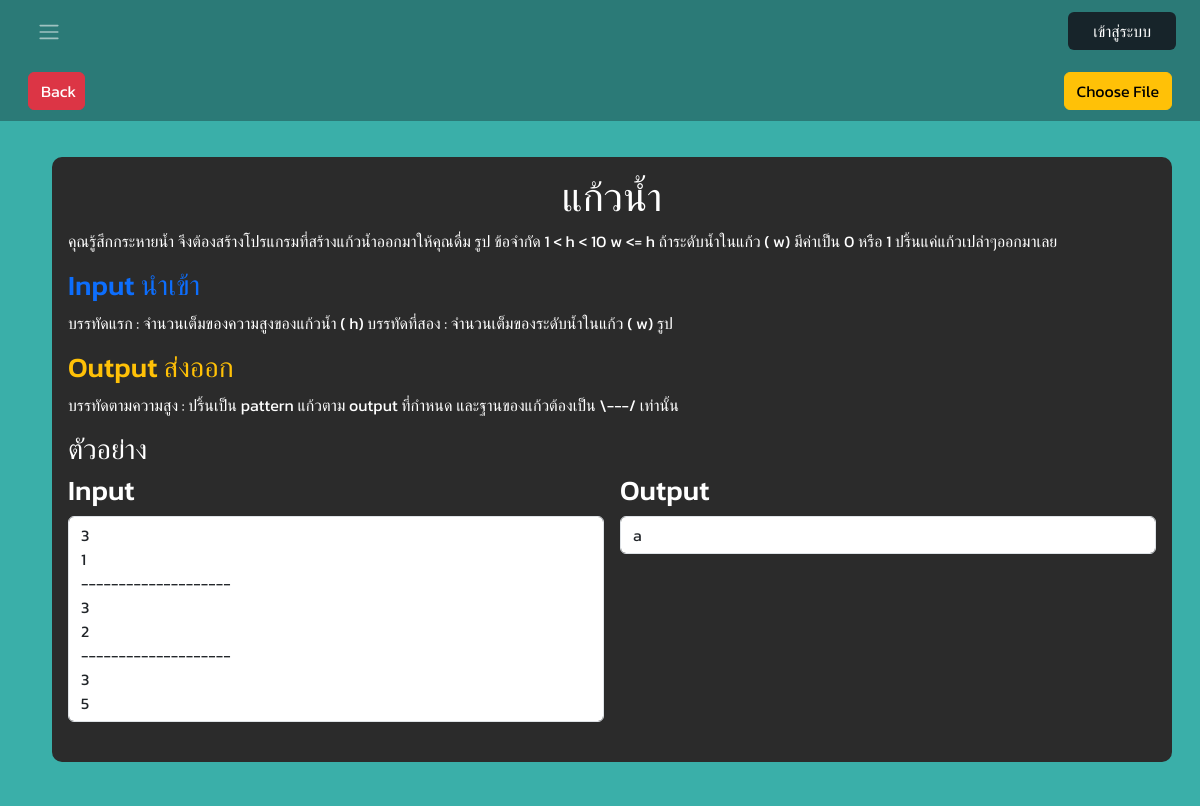
The page /quiz/006/ on the database its author committed.
### app/models.py (models this page shows)
class Problem(models.Model):
    EASY = 'easy'
    MEDIUM = 'medium'
    HARD = 'hard'
    CATEGORY_CHOICES = [
        (EASY, 'Easy'),
        (MEDIUM, 'Medium'),
        (HARD, 'Hard'),
    ]
    id = models.CharField(max_length=3, primary_key=True)
    title = models.CharField(max_length=100)
    description = models.TextField()
    category = models.CharField(max_length=10, choices=CATEGORY_CHOICES)
    status = models.CharField(max_length=20, default='ไม่ผ่าน')
    inp = models.CharField(max_length=255)
    outp = models.CharField(max_length=255)
    inp_ex = models.CharField(max_length=255)
    outp_ex = models.CharField(max_length=255)

### app/views.py (the view)
# urls.py: path('quiz/<str:problem_id>/', views.quiz, name='quiz'),
def quiz(request, problem_id):
    problem = get_object_or_404(Problem, id=problem_id)
    title = problem.title
    description = problem.description
    inp = problem.inp
    outp = problem.outp.replace(' ', '\n')
    inp_ex = problem.inp_ex.replace(' ', '\n')
    outp_ex = problem.outp_ex.replace(' ', '\n')
    return render(request, "quiz.html", {'title': title, 'description': description, 'input':inp, 'output':outp, 'input_ex': inp_ex , 'output_ex': outp_ex, 'problem_id': problem_id})

### app/templates/quiz.html (shortened to what this page needs)
{% extends "base.html" %}
{% load static %}
{% block content %}
<form id="uploadForm" action="{% url 'upload_python_file' %}" method="post" enctype="multipart/form-data">
    <div class="container-fluid nav-container">
        <div class="d-flex align-items-center justify-content-between h-100 px-3">
            <button class="btn btn-danger back-button">
                <a href="/list">Back</a>
            </button>
            <label for="fileInput" class="btn btn-warning">Choose File</label>
        </div>
    </div>
</form>
    <div class="container-fluid ide-container" style="height:100%;
    overflow-y: auto;">
        <div class="m-3 d-flex" >
            <div class="d-flex flex-column ps-4 w-100">
                <div class="question p-3 text-white">
                    <h1 class="hero-text text-center">{{ title }}</h1>
                    <p>
                        {{ description }}
                    </p>
                    <h3 class="text-primary">Input นำเข้า</h3>
                    <p>{{ input }}</p>
                    <h3 class="text-warning">Output ส่งออก</h3>
                    <p>{{ output }}</p>
                    <h3>ตัวอย่าง</h3>
                    <div class="testcase">
                        <div class="input-output d-flex">
                            <div class="input-textarea me-3">
                                <h3 for="codearea">Input</h3>
                                <box class="form-control" id="codearea" name="codearea" rows="5" style="white-space: pre-line;" disabled>{{ input_ex|linebreaksbr|safe }}</box>
                            </div>
                            <div class="output-textarea">
                                <h3 for="Output">Output</h3>
                                <box   class="form-control" id="Output" name="output" rows="5" style="white-space: pre-line;" disabled>{{ output_ex|linebreaksbr|safe }}</box>
                            </div>
                        </div>
                        <br>
                    </div>
                </div>
            </div>
        </div>
    </div>
{% endblock %}

### app/static/style.css (style rules this page uses)
:root { --background-color: #2B7A77; --secondary-background-color: rgb(58,175,169); --dark-background-color: #17242A; --text-color: #DEF2F1; }
* { box-sizing: border-box; scroll-behavior: smooth; }
body { margin:0; padding:0; font-family: 'Kanit', sans-serif; }
a { cursor: pointer; text-decoration: none; }

### app/static/list.css (style rules this page uses)
:root { --background-color: #2B7A77; --secondary-background-color: rgb(58,175,169); --dark-background-color: #17242A; --text-color: #DEF2F1; }

### app/static/ide.css (style rules this page uses)
:root { --background-color: #2B7A77; --secondary-background-color: rgb(58,175,169); --dark-background-color: #17242A; --text-color: #DEF2F1; }
* { box-sizing: border-box; scroll-behavior: smooth; }
body { margin:0; padding:0; font-family: 'Kanit', sans-serif; }
.nav-container { background-color: var(--background-color); height: 60px; }
a { cursor: pointer; text-decoration: none; }
.ide-container { background-color: var(--secondary-background-color); padding-top: 20px; padding-bottom: 20px; height: 90vh; }
.question { background-color: #2B2B2B; border-radius: 10px; }
.back-button a { text-decoration: none; color: white; }
.back-button { width: 5%; }
.hero-text { text-shadow: 1px; }
.input-textarea , .output-textarea { width: 125%; }

### rows shown on the page
Problem: title "แก้วน้ำ", description "คุณรู้สึกกระหายน้ำ จึงต้องสร้างโปรแกรมที่สร้างแก้วน้ำออกมาให้คุณดื่ม รูป ข้อจำกัด 1 < h < 10 w <= h ถ้าระดับน้ำในแก้ว ( w) มีค่าเป็น 0 หรือ 1 ปริ้นแค่แก้วเปล่าๆออกมาเลย", inp "บรรทัดแรก : จำนวนเต็มของความสูงของแก้วน้ำ ( h) บรรทัดที่สอง : จำนวนเต็มของระดับน้ำในแก้ว ( w) รูป", outp "บรรทัดตามความสูง : ปริ้นเป็น pattern แก้วตาม output ที่กำหนด และฐานของแก้วต้องเป็น \\---/ เท่านั้น"

### other values the page prints
{{ input_ex|linebreaksbr|safe }} "3 1 -------------------- 3 2 -------------------- 3 5"
{{ output_ex|linebreaksbr|safe }} "a"
